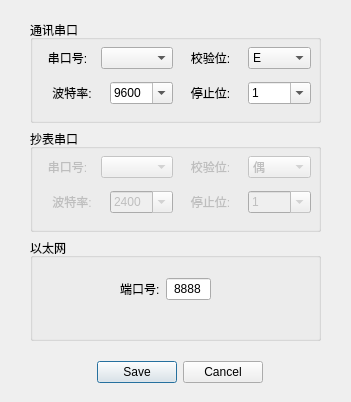
<?xml version="1.0" encoding="UTF-8"?>
<ui version="4.0">
 <class>Dialog</class>
 <widget class="QDialog" name="Dialog">
  <property name="windowModality">
   <enum>Qt::WindowModal</enum>
  </property>
  <property name="geometry">
   <rect>
    <x>0</x>
    <y>0</y>
    <width>351</width>
    <height>402</height>
   </rect>
  </property>
  <property name="windowTitle">
   <string>通讯配置</string>
  </property>
  <property name="layoutDirection">
   <enum>Qt::LeftToRight</enum>
  </property>
  <property name="autoFillBackground">
   <bool>false</bool>
  </property>
  <property name="sizeGripEnabled">
   <bool>false</bool>
  </property>
  <property name="modal">
   <bool>true</bool>
  </property>
  <widget class="QWidget" name="layoutWidget">
   <property name="geometry">
    <rect>
     <x>30</x>
     <y>20</y>
     <width>291</width>
     <height>321</height>
    </rect>
   </property>
   <layout class="QVBoxLayout" name="verticalLayout">
    <item>
     <widget class="QGroupBox" name="groupBox_3">
      <property name="title">
       <string notr="true">通讯串口</string>
      </property>
      <widget class="QWidget" name="layoutWidget">
       <property name="geometry">
        <rect>
         <x>10</x>
         <y>20</y>
         <width>271</width>
         <height>71</height>
        </rect>
       </property>
       <layout class="QGridLayout" name="gridLayout">
        <item row="0" column="0">
         <layout class="QHBoxLayout" name="horizontalLayout">
          <item>
           <widget class="QLabel" name="label">
            <property name="layoutDirection">
             <enum>Qt::LeftToRight</enum>
            </property>
            <property name="text">
             <string>串口号:</string>
            </property>
            <property name="alignment">
             <set>Qt::AlignCenter</set>
            </property>
            <property name="buddy">
             <cstring>comboBox</cstring>
            </property>
           </widget>
          </item>
          <item>
           <widget class="QComboBox" name="comboBox">
            <property name="editable">
             <bool>false</bool>
            </property>
            <property name="currentText">
             <string/>
            </property>
            <property name="currentIndex">
             <number>-1</number>
            </property>
            <property name="modelColumn">
             <number>0</number>
            </property>
           </widget>
          </item>
         </layout>
        </item>
        <item row="0" column="1">
         <layout class="QHBoxLayout" name="horizontalLayout_3">
          <item>
           <widget class="QLabel" name="label_3">
            <property name="layoutDirection">
             <enum>Qt::LeftToRight</enum>
            </property>
            <property name="text">
             <string>校验位:</string>
            </property>
            <property name="alignment">
             <set>Qt::AlignCenter</set>
            </property>
            <property name="buddy">
             <cstring>comboBox_3</cstring>
            </property>
           </widget>
          </item>
          <item>
           <widget class="QComboBox" name="comboBox_3">
            <property name="editable">
             <bool>false</bool>
            </property>
            <property name="currentText">
             <string>E</string>
            </property>
            <property name="currentIndex">
             <number>0</number>
            </property>
            <property name="modelColumn">
             <number>0</number>
            </property>
            <item>
             <property name="text">
              <string>E</string>
             </property>
            </item>
            <item>
             <property name="text">
              <string>O</string>
             </property>
            </item>
           </widget>
          </item>
         </layout>
        </item>
        <item row="1" column="0">
         <layout class="QHBoxLayout" name="horizontalLayout_2">
          <item>
           <widget class="QLabel" name="label_2">
            <property name="layoutDirection">
             <enum>Qt::LeftToRight</enum>
            </property>
            <property name="text">
             <string>波特率:</string>
            </property>
            <property name="alignment">
             <set>Qt::AlignCenter</set>
            </property>
            <property name="buddy">
             <cstring>comboBox_2</cstring>
            </property>
           </widget>
          </item>
          <item>
           <widget class="QComboBox" name="comboBox_2">
            <property name="editable">
             <bool>true</bool>
            </property>
            <property name="currentText">
             <string>9600</string>
            </property>
            <property name="currentIndex">
             <number>1</number>
            </property>
            <property name="modelColumn">
             <number>0</number>
            </property>
            <item>
             <property name="text">
              <string>2400</string>
             </property>
            </item>
            <item>
             <property name="text">
              <string>9600</string>
             </property>
            </item>
           </widget>
          </item>
         </layout>
        </item>
        <item row="1" column="1">
         <layout class="QHBoxLayout" name="horizontalLayout_4">
          <item>
           <widget class="QLabel" name="label_4">
            <property name="layoutDirection">
             <enum>Qt::LeftToRight</enum>
            </property>
            <property name="text">
             <string>停止位:</string>
            </property>
            <property name="alignment">
             <set>Qt::AlignCenter</set>
            </property>
            <property name="buddy">
             <cstring>comboBox_4</cstring>
            </property>
           </widget>
          </item>
          <item>
           <widget class="QComboBox" name="comboBox_4">
            <property name="editable">
             <bool>true</bool>
            </property>
            <property name="currentText">
             <string>1</string>
            </property>
            <property name="currentIndex">
             <number>0</number>
            </property>
            <property name="modelColumn">
             <number>0</number>
            </property>
            <item>
             <property name="text">
              <string>1</string>
             </property>
            </item>
            <item>
             <property name="text">
              <string>1.5</string>
             </property>
            </item>
           </widget>
          </item>
         </layout>
        </item>
       </layout>
      </widget>
     </widget>
    </item>
    <item>
     <widget class="QGroupBox" name="groupBox_2">
      <property name="title">
       <string>抄表串口</string>
      </property>
      <widget class="QWidget" name="layoutWidget_4">
       <property name="geometry">
        <rect>
         <x>10</x>
         <y>20</y>
         <width>271</width>
         <height>71</height>
        </rect>
       </property>
       <layout class="QGridLayout" name="gridLayout_2">
        <item row="0" column="0">
         <layout class="QHBoxLayout" name="horizontalLayout_5">
          <item>
           <widget class="QLabel" name="label_5">
            <property name="enabled">
             <bool>false</bool>
            </property>
            <property name="layoutDirection">
             <enum>Qt::LeftToRight</enum>
            </property>
            <property name="text">
             <string>串口号:</string>
            </property>
            <property name="alignment">
             <set>Qt::AlignCenter</set>
            </property>
            <property name="buddy">
             <cstring>comboBox_5</cstring>
            </property>
           </widget>
          </item>
          <item>
           <widget class="QComboBox" name="comboBox_5">
            <property name="enabled">
             <bool>false</bool>
            </property>
            <property name="editable">
             <bool>false</bool>
            </property>
            <property name="currentText">
             <string/>
            </property>
            <property name="currentIndex">
             <number>-1</number>
            </property>
            <property name="modelColumn">
             <number>0</number>
            </property>
           </widget>
          </item>
         </layout>
        </item>
        <item row="0" column="1">
         <layout class="QHBoxLayout" name="horizontalLayout_6">
          <item>
           <widget class="QLabel" name="label_6">
            <property name="enabled">
             <bool>false</bool>
            </property>
            <property name="layoutDirection">
             <enum>Qt::LeftToRight</enum>
            </property>
            <property name="text">
             <string>校验位:</string>
            </property>
            <property name="alignment">
             <set>Qt::AlignCenter</set>
            </property>
            <property name="buddy">
             <cstring>comboBox_6</cstring>
            </property>
           </widget>
          </item>
          <item>
           <widget class="QComboBox" name="comboBox_6">
            <property name="enabled">
             <bool>false</bool>
            </property>
            <property name="editable">
             <bool>false</bool>
            </property>
            <property name="currentText">
             <string>偶</string>
            </property>
            <property name="currentIndex">
             <number>1</number>
            </property>
            <property name="modelColumn">
             <number>0</number>
            </property>
            <item>
             <property name="text">
              <string>奇</string>
             </property>
            </item>
            <item>
             <property name="text">
              <string>偶</string>
             </property>
            </item>
           </widget>
          </item>
         </layout>
        </item>
        <item row="1" column="0">
         <layout class="QHBoxLayout" name="horizontalLayout_7">
          <item>
           <widget class="QLabel" name="label_7">
            <property name="enabled">
             <bool>false</bool>
            </property>
            <property name="layoutDirection">
             <enum>Qt::LeftToRight</enum>
            </property>
            <property name="text">
             <string>波特率:</string>
            </property>
            <property name="alignment">
             <set>Qt::AlignCenter</set>
            </property>
            <property name="buddy">
             <cstring>comboBox_7</cstring>
            </property>
           </widget>
          </item>
          <item>
           <widget class="QComboBox" name="comboBox_7">
            <property name="enabled">
             <bool>false</bool>
            </property>
            <property name="editable">
             <bool>true</bool>
            </property>
            <property name="currentText">
             <string>2400</string>
            </property>
            <property name="currentIndex">
             <number>0</number>
            </property>
            <property name="modelColumn">
             <number>0</number>
            </property>
            <item>
             <property name="text">
              <string>2400</string>
             </property>
            </item>
            <item>
             <property name="text">
              <string>9600</string>
             </property>
            </item>
           </widget>
          </item>
         </layout>
        </item>
        <item row="1" column="1">
         <layout class="QHBoxLayout" name="horizontalLayout_8">
          <item>
           <widget class="QLabel" name="label_8">
            <property name="enabled">
             <bool>false</bool>
            </property>
            <property name="layoutDirection">
             <enum>Qt::LeftToRight</enum>
            </property>
            <property name="text">
             <string>停止位:</string>
            </property>
            <property name="alignment">
             <set>Qt::AlignCenter</set>
            </property>
            <property name="buddy">
             <cstring>comboBox_8</cstring>
            </property>
           </widget>
          </item>
          <item>
           <widget class="QComboBox" name="comboBox_8">
            <property name="enabled">
             <bool>false</bool>
            </property>
            <property name="editable">
             <bool>true</bool>
            </property>
            <property name="currentText">
             <string>1</string>
            </property>
            <property name="currentIndex">
             <number>0</number>
            </property>
            <property name="modelColumn">
             <number>0</number>
            </property>
            <item>
             <property name="text">
              <string>1</string>
             </property>
            </item>
            <item>
             <property name="text">
              <string>1.5</string>
             </property>
            </item>
           </widget>
          </item>
         </layout>
        </item>
       </layout>
      </widget>
     </widget>
    </item>
    <item>
     <widget class="QGroupBox" name="groupBox">
      <property name="title">
       <string>以太网</string>
      </property>
      <widget class="QWidget" name="layoutWidget">
       <property name="geometry">
        <rect>
         <x>90</x>
         <y>40</y>
         <width>91</width>
         <height>22</height>
        </rect>
       </property>
       <layout class="QHBoxLayout" name="horizontalLayout_10">
        <item>
         <widget class="QLabel" name="label_10">
          <property name="text">
           <string>端口号:</string>
          </property>
          <property name="buddy">
           <cstring>lineEdit</cstring>
          </property>
         </widget>
        </item>
        <item>
         <widget class="QLineEdit" name="lineEdit">
          <property name="text">
           <string>8888</string>
          </property>
          <property name="maxLength">
           <number>5</number>
          </property>
          <property name="echoMode">
           <enum>QLineEdit::Normal</enum>
          </property>
          <property name="cursorPosition">
           <number>4</number>
          </property>
          <property name="alignment">
           <set>Qt::AlignCenter</set>
          </property>
          <property name="clearButtonEnabled">
           <bool>false</bool>
          </property>
         </widget>
        </item>
       </layout>
      </widget>
     </widget>
    </item>
   </layout>
  </widget>
  <widget class="QWidget" name="">
   <property name="geometry">
    <rect>
     <x>60</x>
     <y>360</y>
     <width>239</width>
     <height>25</height>
    </rect>
   </property>
   <layout class="QHBoxLayout" name="horizontalLayout_9">
    <item>
     <widget class="QDialogButtonBox" name="buttonBox">
      <property name="orientation">
       <enum>Qt::Horizontal</enum>
      </property>
      <property name="standardButtons">
       <set>QDialogButtonBox::Cancel|QDialogButtonBox::Save</set>
      </property>
      <property name="centerButtons">
       <bool>true</bool>
      </property>
     </widget>
    </item>
   </layout>
  </widget>
 </widget>
 <resources/>
 <connections>
  <connection>
   <sender>buttonBox</sender>
   <signal>accepted()</signal>
   <receiver>Dialog</receiver>
   <slot>accept()</slot>
   <hints>
    <hint type="sourcelabel">
     <x>248</x>
     <y>254</y>
    </hint>
    <hint type="destinationlabel">
     <x>157</x>
     <y>274</y>
    </hint>
   </hints>
  </connection>
  <connection>
   <sender>buttonBox</sender>
   <signal>rejected()</signal>
   <receiver>Dialog</receiver>
   <slot>reject()</slot>
   <hints>
    <hint type="sourcelabel">
     <x>316</x>
     <y>260</y>
    </hint>
    <hint type="destinationlabel">
     <x>286</x>
     <y>274</y>
    </hint>
   </hints>
  </connection>
 </connections>
</ui>
